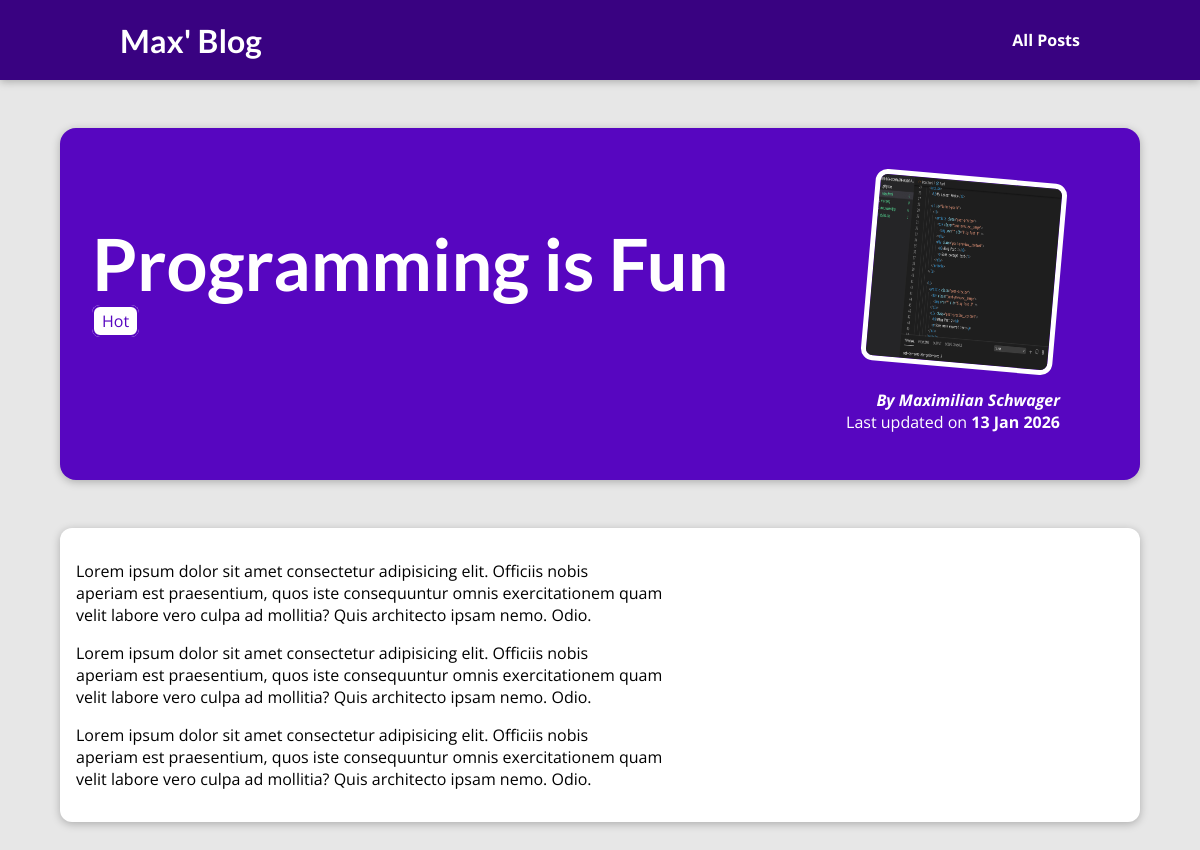
Page /posts/programming-is-fun on the committed database.
### blog/models.py (models this page shows, shortened)
class Post(models.Model):
    title = models.CharField(max_length=200)
    excerpt = models.CharField(max_length=200)
    image = models.CharField(max_length=100)
    date = models.DateField(auto_now=True)
    slug = models.SlugField(default="", blank=True,
                            null=False, db_index=True)
    content = models.TextField(
        validators=[MinLengthValidator(10)], default="", blank=True)
    author = models.ForeignKey(
        Author, on_delete=models.SET_NULL, null=True)
    tag = models.ManyToManyField(Tag)

class Tag(models.Model):
    name = models.CharField(max_length=30, unique=True)

class Author(models.Model):
    first_name = models.CharField(max_length=50)
    last_name = models.CharField(max_length=50)
    email = models.EmailField(null=False, blank=False, unique=True)
    def full_name(self):
        return f"{self.first_name} {self.last_name}"
    def __str__(self):
        return self.full_name()

### blog/views.py (the view)
# urls.py: path('posts/<slug:slug>', views.post_detail,
def post_detail(request, slug):
    identifiedPost = get_object_or_404(Post, slug=slug)
    return render(request, 'blog/post_detail.html', {'post': identifiedPost, 'tags': identifiedPost.tag.all()})

### blog/templates/blog/post_detail.html (shortened to what this page needs)
{% extends "base.html" %}
{% load static %}
{% block css_file %}
<link rel="stylesheet" href="{% static "blog/post-detail.css" %}" />
{% endblock %}
{% block content %}
<section id="summary">
  <h2>{{ post.title }}</h2>
  <div>
    {% for tag in tags %}
       <span class="tag">{{ tag.name }}</span>
    {% endfor %}
  </div>
  <article>
    <img src="{% static "blog/images/"|add:post.image %}" alt="{{ post.title }}" />
    <address>By
      <a href="mailto:{{ post.email }}">{{ post.author }}</a>
    </address>
    <div>Last updated on <time>{{ post.date|date:"d M Y" }}</time></div>
  </article>
</section>
<main>
  <p>
    {{ post.content|linebreaks }}
  </p>
</main>
{% endblock %}

### static/app.css (style rules this page uses)
* { box-sizing: border-box; }
html { font-family: 'Open Sans', 'Lato', sans-serif; }
body { margin: 0 !important; }
h1, h2, h3 { font-family: 'Lato', sans-serif; font-weight: bold; }

### blog/static/blog/post-detail.css (style rules this page uses)
body { background-color: #e7e7e7; }
#summary { margin: 8rem auto 3rem auto; padding: 2rem; width: 90%; max-width: 90rem; border-radius: 16px; background-color: #5706c0; position: relative; box-shadow: 0 2px 8px rgba(0, 0, 0, 0.25); height: 22rem; }
#summary h2 { color: white; font-size: 4.5rem; margin-bottom: 0.25rem; }
#summary article { position: absolute; top: 2rem; right: 3rem; padding: 1rem 2rem; border-radius: 12px; text-align: right; color: white; }
#summary article img { width: 12rem; height: 12rem; border-radius: 12px; transform: rotateZ(5deg); border: 5px solid white; margin-bottom: 1rem; }
#summary address { font-weight: bold; }
#summary a { color: white !important; text-decoration: none; }
#summary time { font-weight: bold; }
main { width: 90%; max-width: 90rem; margin: 3rem auto; background-color: white; padding: 1rem; border-radius: 12px; box-shadow: 0 2px 8px rgba(0, 0, 0, 0.25); }
.tag { background-color: white; color: #5706c0; padding: 0.2rem 0.5rem; border: 2px solid #5706c0; border-radius: 8px; }

### rows in the picture
Post: title "Programming is Fun", image (picture), author "Maximilian Schwager", date "13 Jan 2026", content "Lorem ipsum dolor sit amet consectetur adipisicing elit. Officiis nobis aperiam est praesentium, quos iste consequuntur omnis exercitationem quam velit labore vero culpa ad mollitia? Quis architecto ipsam nemo. Odio. Lorem ipsum dolor sit amet consectetur adipisicing elit. Officiis nobis aperiam est praesentium, quos iste consequuntur omnis exercitationem quam velit labore vero culpa ad mollitia? Quis architecto ipsam nemo. Odio. Lorem ipsum dolor sit amet consectetur adipisicing elit. Officiis nobis aperiam est praesentium, quos iste consequuntur omnis exercitationem quam velit labore vero culpa ad mollitia? Quis architecto ipsam nemo. Odio."
Tag: name "Hot"
